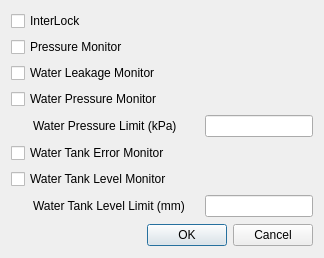
<?xml version="1.0" encoding="UTF-8"?>
<ui version="4.0">
 <class>Dialog_ProcessSetting_Monitor</class>
 <widget class="QDialog" name="Dialog_ProcessSetting_Monitor">
  <property name="windowTitle">
   <string>Monitor Process Setting</string>
  </property>
  <layout class="QFormLayout" name="formLayout">
   <property name="horizontalSpacing">
    <number>20</number>
   </property>
   <item row="0" column="0">
    <widget class="QCheckBox" name="checkBox_Monitor_InterLock">
     <property name="text">
      <string>InterLock</string>
     </property>
    </widget>
   </item>
   <item row="1" column="0">
    <widget class="QCheckBox" name="checkBox_Monitor_Pressure">
     <property name="text">
      <string>Pressure Monitor</string>
     </property>
    </widget>
   </item>
   <item row="2" column="0">
    <widget class="QCheckBox" name="checkBox_Monitor_WaterLeakage">
     <property name="text">
      <string>Water Leakage Monitor</string>
     </property>
    </widget>
   </item>
   <item row="3" column="0">
    <widget class="QCheckBox" name="checkBox_Monitor_WaterPressure">
     <property name="text">
      <string>Water Pressure Monitor</string>
     </property>
    </widget>
   </item>
   <item row="4" column="0">
    <widget class="QLabel" name="label_Monitor_WaterPressureLimit">
     <property name="text">
      <string>Water Pressure Limit (kPa)</string>
     </property>
     <property name="indent">
      <number>22</number>
     </property>
    </widget>
   </item>
   <item row="4" column="1">
    <widget class="QLineEdit" name="lineEdit_Monitor_WaterPressureLimit"/>
   </item>
   <item row="5" column="0">
    <widget class="QCheckBox" name="checkBox_Monitor_WaterTankError">
     <property name="text">
      <string>Water Tank Error Monitor</string>
     </property>
    </widget>
   </item>
   <item row="6" column="0">
    <widget class="QCheckBox" name="checkBox_Monitor_WaterTankLevel">
     <property name="text">
      <string>Water Tank Level Monitor</string>
     </property>
    </widget>
   </item>
   <item row="7" column="0">
    <widget class="QLabel" name="label_Monitor_WaterTankLevelLimit">
     <property name="text">
      <string>Water Tank Level Limit (mm)</string>
     </property>
     <property name="indent">
      <number>22</number>
     </property>
    </widget>
   </item>
   <item row="7" column="1">
    <widget class="QLineEdit" name="lineEdit_Monitor_WaterTankLevelLimit"/>
   </item>
   <item row="8" column="0" colspan="2">
    <layout class="QHBoxLayout" name="Buttons_Monitor">
     <property name="spacing">
      <number>6</number>
     </property>
     <property name="leftMargin">
      <number>0</number>
     </property>
     <property name="topMargin">
      <number>0</number>
     </property>
     <property name="rightMargin">
      <number>0</number>
     </property>
     <property name="bottomMargin">
      <number>0</number>
     </property>
     <item>
      <spacer>
       <property name="orientation">
        <enum>Qt::Horizontal</enum>
       </property>
       <property name="sizeHint" stdset="0">
        <size>
         <width>131</width>
         <height>24</height>
        </size>
       </property>
      </spacer>
     </item>
     <item>
      <widget class="QPushButton" name="Button_Monitor_OK">
       <property name="text">
        <string>OK</string>
       </property>
      </widget>
     </item>
     <item>
      <widget class="QPushButton" name="Button_Monitor_Cancel">
       <property name="text">
        <string>Cancel</string>
       </property>
      </widget>
     </item>
    </layout>
   </item>
  </layout>
 </widget>
 <resources/>
 <connections/>
</ui>
